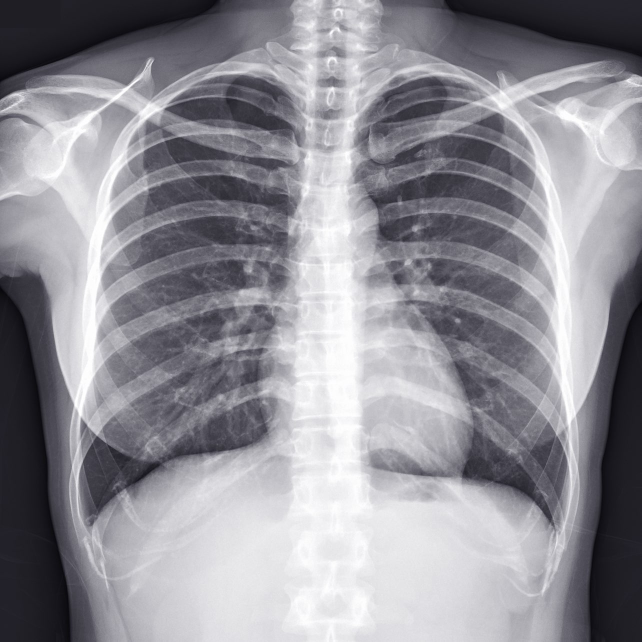
%> input picture Codigo/radiograph1.jpg, 1283 x 1283 px (shown at 1/2 size)
$ octave MathematicalMorphology_comen.m   (GNU Octave 9; MATLAB toolbox functions it lacks are replaced by stand-ins)
%> lines starting %> are read from the running program, lines starting %| are printed output that depends on the picture
%% Mathematical Morphology
% Carlos Enrique López Jimenez A01283855
% Genaro Gallardo Bórquez A01382459
% Claudia Esmeralda González Castillo A01411506
% Jesus Eduardo Martinez Herrera A01283785
% Juan Diego García Manrique A00829257
%Mario Veccio Castro Berrones A00826824

% Se aumento en valor de 3 todos los tamanos de los discos

% Se lee la imagen
f=imread('radiograph1.jpg');
%> f is the input picture: size 1283x1283x3 uint8; mean R, G, B 144.3, 143.2, 150.1
f=double(f(:,:,1));
%> f: size 1283x1283 double
f=f/max(max(f));
% Se escala el tamano de la imagen
f=imresize(f,0.25);
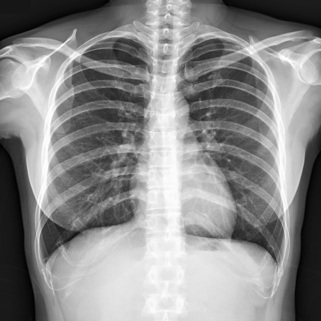
%> f: size 321x321 double; min 0.0355, max 1, mean 0.566; drawn with min black and max white
% Se muestra la primera figura
figure(1)
imshow(f,[]), title('Imagen base')

%% Dilatation

% Crea una superficie con forma de disco
se = strel('disk',8);

% Dilata la figura utilizando la estructura SE
BW2 = imdilate(f,se);
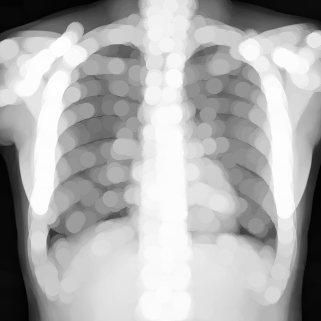
%> BW2: size 321x321 double; min 0.104, max 1, mean 0.721; drawn with min black and max white
figure(2)
imshow(BW2), title('Dilated')
% Use different disk size
%% Erosion

se = strel('disk',8);
% Erosiona la figura utilizando la estructura SE
BW3 = imerode(f,se);
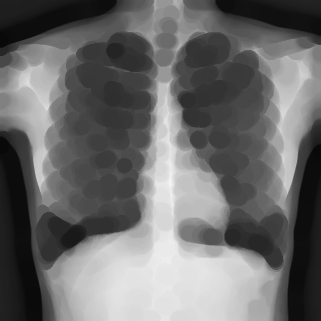
%> BW3: size 321x321 double; min 0.0355, max 0.96, mean 0.425
imshow(BW3), title('Eroded')
% Use different disk size
figure(3)
imshowpair(BW2,BW3,'montage')
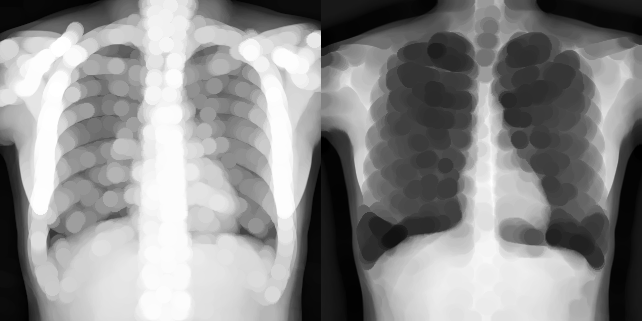
%> displayed picture: size 321x642, on the screen's scale of 0 to 255; min 0, max 255, mean 141.1
title('Comparacion entre dilated y eroded')
%% Opening

se = strel('disk',10);
% Apertura morfologica, primero se dilata y despues se erosiona usando la
% misma estructura
BW2 = imopen(f,se);
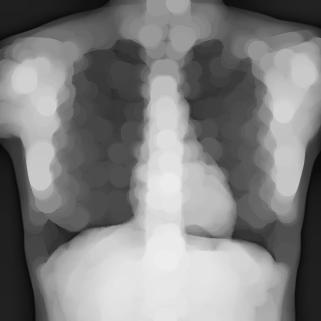
%> BW2: size 321x321 double; min 0.0355, max 0.931, mean 0.506
figure(4)
imshow(BW2), title('Opening')
% Use different disk size
%% Closing

se = strel('disk',10);
% Primero se erosiona y despues se dilata usando la estructura SE
BW2 = imclose(f,se);
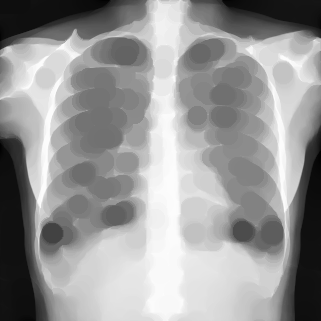
%> BW2: size 321x321 double; min 0.0691, max 1, mean 0.629; drawn with min black and max white
figure(5)
imshow(BW2), title('Closing')
% Use different disk size
%% Gradient

se = strel('disk',4);
BW1 = imdilate(f,se) - imerode(f,se);
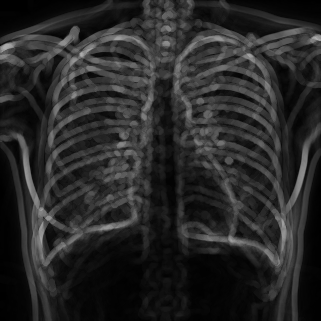
%> BW1: size 321x321 double; min 0, max 0.683, mean 0.159
figure(6)
imshow(BW1), title('Gradient')
% Use different disk size

%% Preprocess the Image The Rice Matlab Example
% Read an image into the workspace.

%> (the run ends here)
